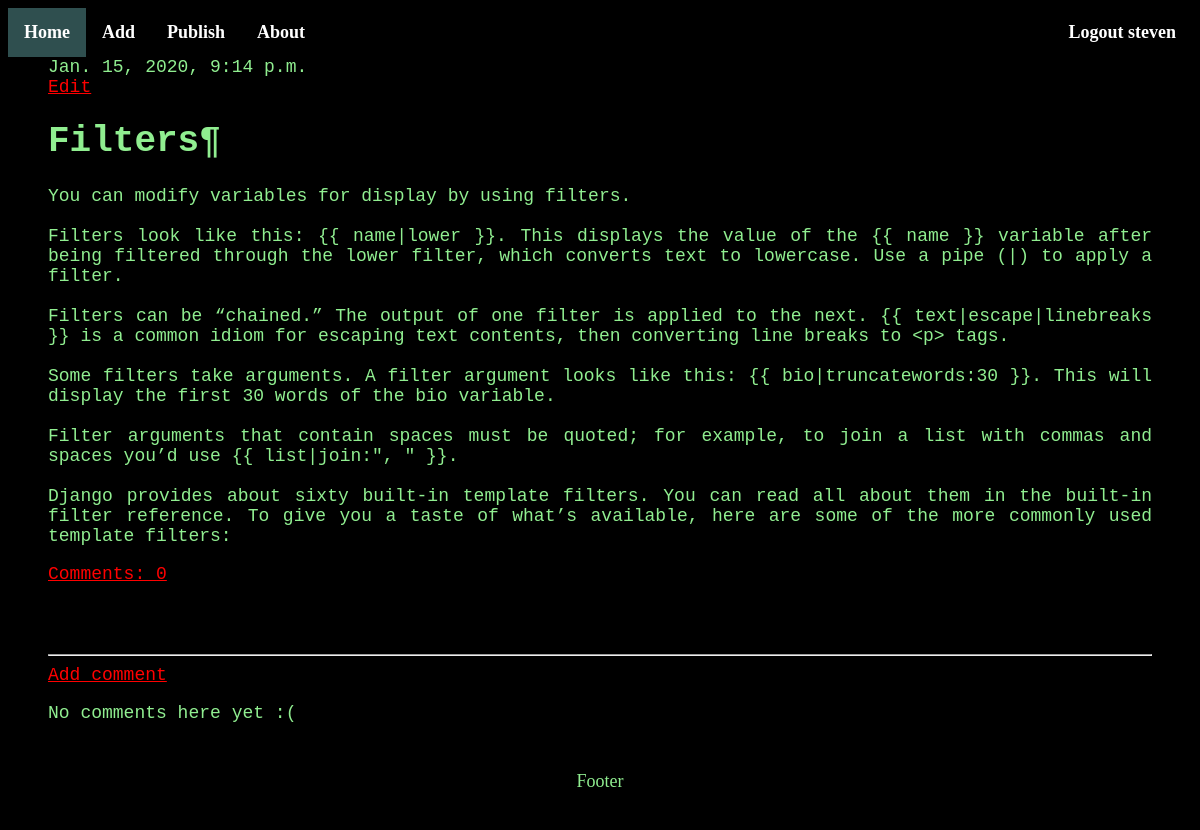
The app's page /post/1/ (signed in) with its own data.
### blog/models.py (models this page shows, shortened)
class Post(models.Model):
    author = models.ForeignKey('auth.User', on_delete=models.CASCADE)
    title = models.CharField(max_length=200)
    text = models.TextField()
    created_date = models.DateTimeField(
            default=timezone.now)
    published_date = models.DateTimeField(
            blank=True, null=True)

### blog/views.py (the view)
# urls.py: url(r'^post/(?P<pk>\d+)/$', views.post_detail, name='post_detail'),
def post_detail(request, pk):
    post = get_object_or_404(Post, pk=pk)
    return render(request, 'blog/post_detail.html', {'post': post})

### blog/templates/blog/post_detail.html
{% extends 'blog/base.html' %}
{% block content %}
    <div class="post">
        {% if post.published_date %}
            <div class="date">
                {{ post.published_date }}
            </div>
        {% else %}
            <a class="btn btn-default" href="{% url 'post_publish' pk=post.pk %}">Publish</a>
            <a class="btn btn-default" href="{% url 'post_remove' pk=post.pk %}">-</a>
        {% endif %}
        <a class="btn btn-default" href="{% url 'post_edit' pk=post.pk %}">Edit</a>
        <h1>{{ post.title }}</h1>
        <p>{{ post.text|linebreaksbr }}</p>
        <a href="{% url 'post_detail' pk=post.pk %}">Comments: {{ post.comments.count }}</a>
    </div>
    <hr>
    <a class="btn btn-default" href="{% url 'add_comment_to_post' pk=post.pk %}">Add comment</a>
    {% for comment in post.comments.all %}
        {% if user.is_authenticated or comment.approved_comment %}
        <div class="comment">
            <div class="date">
                {{ comment.created_date }}
                {% if not comment.approved_comment %}
                    <a class="btn btn-default" href="{% url 'comment_remove' pk=comment.pk %}"><span class="glyphicon glyphicon-remove"></span></a>
                    <a class="btn btn-default" href="{% url 'comment_approve' pk=comment.pk %}"><span class="glyphicon glyphicon-ok"></span></a>
                {% endif %}
            </div>
            <strong>{{ comment.author }}</strong>
            <p>{{ comment.text|linebreaks }}</p>
        </div>
        {% endif %}
    {% empty %}
        <p>No comments here yet :(</p>
    {% endfor %}
{% endblock %}

### blog/templates/blog/base.html (shortened to what this page needs)
<!DOCTYPE html>
<html lang="en">
{% load pwa %}
{% load static %}
<head>
        <link rel="stylesheet" href="{% static 'css/blog.css' %}">
    </head>
    <body>
        <ul class="topnav">
            <li><a class="active" href="/">Home</a></li>
            {% if user.is_authenticated %}
                <li><a href="{% url 'post_new' %}" >Add</a></li>
                <li><a href="{% url 'post_draft_list' %}" > Publish</a></li>
                <li><a href="#about">About</a></li>
                <li class="right"><a href="{% url 'logout' %}" >Logout {{ user.username }} </a> </li>
            {% else %}
                <li class="right"><a href="{% url 'login' %}" >Login</a></li>
            {% endif %}
        </ul>
        <div class="content container">
            <div class="row">
                <div class="col-md-8">
                {% block content %}
                {% endblock %}
                </div>
            </div>
        </div>
        <div class="footer">
        <p>Footer</p>
        </div>
    </body>
</html>

### blog/static/css/blog.css (style rules this page uses)
body { background-color: black; color: lightgreen; font-size: 18px; }
.content { margin-left: 40px; margin-right: 40px; font-family: "Courier New", Courier, monospace, cursive; font-weight: 500; color: lightgreen; text-align: justify; }
h1, h2, h3, h4 { font-family: "Courier New", Courier, monospace, cursive; }
.date { color: lightgreen; font-size: 18px; }
.post { margin-bottom: 70px; }
ul.topnav { list-style-type: none; margin: 0; padding: 0; overflow: hidden; background-color: black; }
ul.topnav li { float: left; }
ul.topnav li a { display: block; color: white; text-align: center; padding: 14px 16px; text-decoration: none; font-weight: 600; }
ul.topnav li a.active { background-color: darkslategray; }
ul.topnav li.right { float: right; }
a { background-color: black; color: red; font-size: 18px; }
.footer { background-color: black; padding: 12px; text-align: center; }

### records on screen
Post: published_date "Jan. 15, 2020, 9:14 p.m.", title "Filters¶", text "You can modify variables for display by using filters. Filters look like this: {{ name|lower }}. This displays the value of the {{ name }} variable after being filtered through the lower filter, which converts text to lowercase. Use a pipe (|) to apply a filter. Filters can be “chained.” The output of one filter is applied to the next. {{ text|escape|linebreaks }} is a common idiom for escaping text contents, then converting line breaks to <p> tags. Some filters take arguments. A filter argument looks like this: {{ bio|truncatewords:30 }}. This will display the first 30 words of the bio variable. Filter arguments that contain spaces must be quoted; for example, to join a list with commas…", comments.count "0"

### other values on screen
{{ user.username }} "steven"
